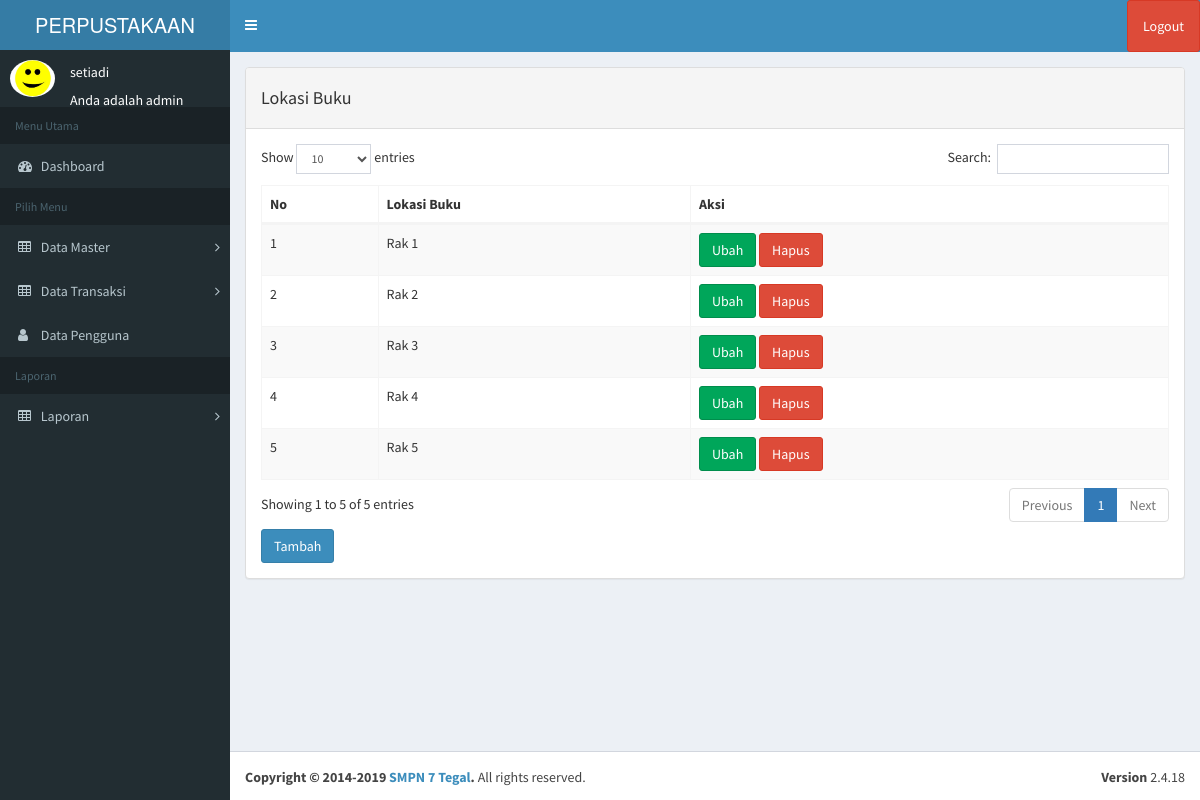
Screenshot of /index.php?page=lokasibuku (signed in) with the database file from the repository.
### tables this page shows
CREATE TABLE `tb_pengguna` (
  `id` int(11) NOT NULL,
  `username` varchar(100) NOT NULL,
  `nama` varchar(100) NOT NULL,
  `password` varchar(50) NOT NULL,
  `level` varchar(20) NOT NULL,
  `foto` varchar(25) NOT NULL
);

CREATE TABLE `tb_lokasibuku` (
  `id` int(11) NOT NULL,
  `lokasi` varchar(100) NOT NULL
);

### page/lokasibuku/rak.php (the view, shortened to what this page needs)
              <div class="panel panel-default">
                  <div class="panel-heading">
                   <h4>Lokasi Buku</h4>
                  </div>
                  <div class="panel-body">
<div class="row">
<div class="col-md-12">
<div class="content-panel">
                      <div class="table-responsive">
                          <table class="table table-striped table-bordered table-hover" id="anggota">
                              <thead>
                                  <tr>
                                      <th>No</th>
                                      <th>Lokasi Buku</th>
					<th>Aksi</th>
                                  </tr>
                              </thead>
<tbody>
<?php
			$no = 1;
			$sql = $koneksi->query("select * from tb_lokasibuku");
			while ($data = $sql->fetch_assoc()) {
			?>
<tr>
	<td><?php echo $no++; ?></td>
	<td><?php echo $data['lokasi']; ?></td>
	<td>
	<a href="?page=anggota&aksi=ubahanggota&id=<?php echo $data['lokasi'] ?>" class="btn btn-success" >Ubah</a>
	<a onclick="return confirm('Apakah anda yakin akan menghapus data ini?')" href="?page=anggota&aksi=hapusanggota&id=<?php echo $data['nis'] ?>" class="btn btn-danger" >Hapus</a>
	</td>
</tr>
			<?php }?>
				   </tbody>
                          </table>
		<a href="?page=lokasibuku&aksi=tambahrak" class="btn btn-primary" >Tambah</a>
		</div>
		</section>

### index.php (shortened to what this page needs)
<?php
	$koneksi = new mysqli("localhost","root","","db_perpustakaan");
	?>
<!DOCTYPE html>
<html>
<head>
  <link rel="stylesheet" href="bower_components/bootstrap/dist/css/bootstrap.min.css">
  <link rel="stylesheet" href="bower_components/font-awesome/css/font-awesome.min.css">
  <link rel="stylesheet" href="bower_components/Ionicons/css/ionicons.min.css">
  <link rel="stylesheet" href="dist/css/AdminLTE.min.css">
  <link rel="stylesheet" href="dist/css/skins/_all-skins.min.css">
  <link rel="stylesheet" href="bower_components/morris.js/morris.css">
  <link rel="stylesheet" href="bower_components/jvectormap/jquery-jvectormap.css">
  <link rel="stylesheet" href="bower_components/bootstrap-datepicker/dist/css/bootstrap-datepicker.min.css">
  <link rel="stylesheet" href="bower_components/bootstrap-daterangepicker/daterangepicker.css">
  <link rel="stylesheet" href="plugins/bootstrap-wysihtml5/bootstrap3-wysihtml5.min.css">
  <link rel="stylesheet" type="text/css" href="dataTables/DataTables-1.10.20/css/dataTables.bootstrap.min.css"/>
</head>
<body class="hold-transition skin-blue sidebar-mini">
<div class="wrapper">
  <header class="main-header">
    <a href="index.php" class="logo">
      <span class="logo-lg">PERPUSTAKAAN</span>
    </a>
    <nav class="navbar navbar-static-top">
      <a href="#" class="sidebar-toggle" data-toggle="push-menu" role="button">
      </a>
      <div class="navbar-custom-menu">
        <ul class="nav navbar-nav">
          <li class="dropdown user user-menu">
            <a href="#" class="dropdown-toggle" data-toggle="dropdown">
                <li><a onclick="return confirm('Apakah anda yakin akan logout?')" class="btn btn-danger" class="logout" href="logout.php">Logout</a></li>
            </a>
          </li>
        </ul>
      </div>
    </nav>
  </header>
  <aside class="main-sidebar">
    <section class="sidebar">
           <div class="user-panel">
	<?php
	if ($_SESSION['admin']) {
	   $user = $_SESSION['admin'];
	}
	$sql =$koneksi->query("select * from tb_pengguna where id='$user'");
	$data = $sql->fetch_assoc();
	?>
    <div class="pull-left image">
          <img src="img/<?php echo $data['foto']?>" class="img-circle" width="48" height="48" alt="User" />
        </div>
        <div class="pull-left info">
                    <div class="name" data-toggle="dropdown" aria-haspopup="true" aria-expanded="false"><?php echo $data['nama'];?></div>
					<br>
                    <div class="email">Anda adalah <?php echo $data['level'];?></div>
        </div>
      </div>
  <ul class="sidebar-menu" data-widget="tree">
        <li class="header">Menu Utama</li>
        <li class="active treeview menu-open">
		<li>
          <a href="?page=home">
            <i class="fa fa-dashboard"></i> <span>Dashboard</span>
          </a>
        </li>
        <ul class="sidebar-menu" >
        <li class="header">Pilih Menu</li>
		 <li class="treeview">
          <a href="#">
            <i class="fa fa-table"></i> <span>Data Master</span>
            <span class="pull-right-container">
              <i class="fa fa-angle-right pull-right"></i>
            </span>
          </a>
        </li>
		 <li class="treeview">
          <a href="">
            <i class="fa fa-table"></i> <span>Data Transaksi</span>
            <span class="pull-right-container">
              <i class="fa fa-angle-right pull-right"></i>
            </span>
          </a>
        </li>
	<li>
          <a href="?page=pengguna">
            <i class="fa fa-user"></i> <span>Data Pengguna</span>
          </a>
        </li>
		<ul class="sidebar-menu" >
        <li class="header">Laporan</li>
		 <li class="treeview">
          <a href="">
            <i class="fa fa-table"></i> <span>Laporan</span>
            <span class="pull-right-container">
              <i class="fa fa-angle-right pull-right"></i>
            </span>
          </a>
        </li>
      </ul>
    </section>
  </aside>
  <div class="content-wrapper">
    <section class="content">
	<?php
			   $page = $_GET['page'];
			   $aksi = $_GET['aksi'];
			   if ($page == "lokasibuku") {
				   if ($aksi == "") {
					   include "page/lokasibuku/rak.php";
				   }
				   elseif ($aksi == "tambahrak") {
					include "page/lokasibuku/tambahrak.php";
				   }
			   }
			   ?>
  </div>
  <footer class="main-footer">
    <div class="pull-right hidden-xs">
      <b>Version</b> 2.4.18
    </div>
    <strong>Copyright &copy; 2014-2019 <a>SMPN 7 Tegal</a>.</strong> All rights
    reserved.
  </footer>
</div>
</body>
</html>

### rows the page displays
tb_pengguna: foto (picture), nama "setiadi", level "admin"
tb_lokasibuku: lokasi "Rak 1"
tb_lokasibuku: lokasi "Rak 2"
tb_lokasibuku: lokasi "Rak 3"
tb_lokasibuku: lokasi "Rak 4"
tb_lokasibuku: lokasi "Rak 5"
